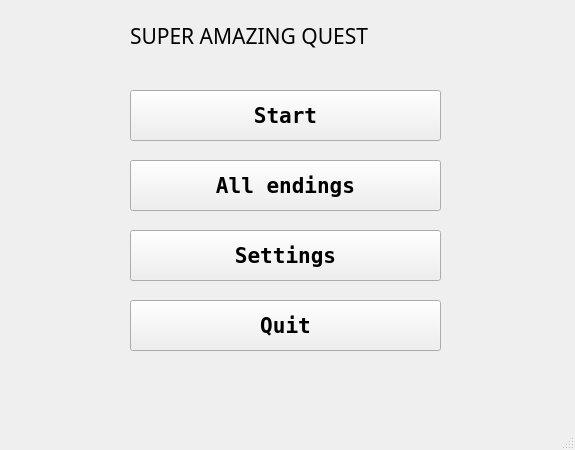
<?xml version="1.0" encoding="UTF-8"?>
<ui version="4.0">
 <class>MainWindow</class>
 <widget class="QMainWindow" name="MainWindow">
  <property name="geometry">
   <rect>
    <x>0</x>
    <y>0</y>
    <width>575</width>
    <height>450</height>
   </rect>
  </property>
  <property name="windowTitle">
   <string>Amazing Quest</string>
  </property>
  <widget class="QWidget" name="centralwidget">
   <widget class="QLabel" name="label">
    <property name="geometry">
     <rect>
      <x>130</x>
      <y>10</y>
      <width>341</width>
      <height>51</height>
     </rect>
    </property>
    <property name="font">
     <font>
      <family>Ravie</family>
      <pointsize>16</pointsize>
      <weight>50</weight>
      <italic>false</italic>
      <bold>false</bold>
      <underline>false</underline>
      <strikeout>false</strikeout>
     </font>
    </property>
    <property name="text">
     <string>SUPER AMAZING QUEST</string>
    </property>
   </widget>
   <widget class="QPushButton" name="btn_start">
    <property name="geometry">
     <rect>
      <x>130</x>
      <y>90</y>
      <width>311</width>
      <height>51</height>
     </rect>
    </property>
    <property name="font">
     <font>
      <family>NSimSun</family>
      <pointsize>16</pointsize>
      <weight>75</weight>
      <bold>true</bold>
     </font>
    </property>
    <property name="text">
     <string>Start</string>
    </property>
   </widget>
   <widget class="QPushButton" name="btn_endings">
    <property name="geometry">
     <rect>
      <x>130</x>
      <y>160</y>
      <width>311</width>
      <height>51</height>
     </rect>
    </property>
    <property name="font">
     <font>
      <family>NSimSun</family>
      <pointsize>16</pointsize>
      <weight>75</weight>
      <bold>true</bold>
     </font>
    </property>
    <property name="text">
     <string>All endings</string>
    </property>
   </widget>
   <widget class="QPushButton" name="btn_settings">
    <property name="geometry">
     <rect>
      <x>130</x>
      <y>230</y>
      <width>311</width>
      <height>51</height>
     </rect>
    </property>
    <property name="font">
     <font>
      <family>NSimSun</family>
      <pointsize>16</pointsize>
      <weight>75</weight>
      <bold>true</bold>
     </font>
    </property>
    <property name="text">
     <string>Settings</string>
    </property>
   </widget>
   <widget class="QPushButton" name="btn_quit">
    <property name="geometry">
     <rect>
      <x>130</x>
      <y>300</y>
      <width>311</width>
      <height>51</height>
     </rect>
    </property>
    <property name="font">
     <font>
      <family>NSimSun</family>
      <pointsize>16</pointsize>
      <weight>75</weight>
      <bold>true</bold>
     </font>
    </property>
    <property name="text">
     <string>Quit</string>
    </property>
   </widget>
  </widget>
  <widget class="QMenuBar" name="menubar">
   <property name="geometry">
    <rect>
     <x>0</x>
     <y>0</y>
     <width>575</width>
     <height>21</height>
    </rect>
   </property>
  </widget>
  <widget class="QStatusBar" name="statusbar"/>
 </widget>
 <resources/>
 <connections/>
</ui>
